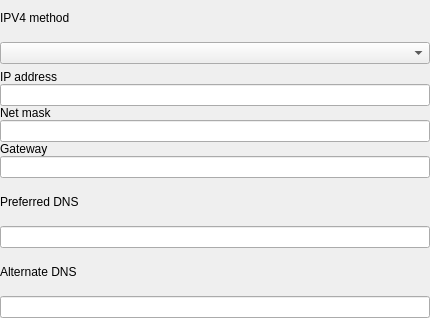
<?xml version="1.0" encoding="UTF-8"?>
<ui version="4.0">
 <class>Ipv4Widget</class>
 <widget class="QWidget" name="Ipv4Widget">
  <property name="geometry">
   <rect>
    <x>0</x>
    <y>0</y>
    <width>430</width>
    <height>318</height>
   </rect>
  </property>
  <property name="windowTitle">
   <string>Ipv4Widget</string>
  </property>
  <layout class="QVBoxLayout" name="verticalLayout_2">
   <property name="leftMargin">
    <number>0</number>
   </property>
   <property name="topMargin">
    <number>0</number>
   </property>
   <property name="rightMargin">
    <number>0</number>
   </property>
   <property name="bottomMargin">
    <number>0</number>
   </property>
   <item>
    <widget class="QLabel" name="label_18">
     <property name="text">
      <string>IPV4 method</string>
     </property>
    </widget>
   </item>
   <item>
    <widget class="QComboBox" name="ipv4Method"/>
   </item>
   <item>
    <widget class="QWidget" name="ipv4Manual" native="true">
     <layout class="QVBoxLayout" name="verticalLayout">
      <property name="spacing">
       <number>0</number>
      </property>
      <property name="leftMargin">
       <number>0</number>
      </property>
      <property name="topMargin">
       <number>0</number>
      </property>
      <property name="rightMargin">
       <number>0</number>
      </property>
      <property name="bottomMargin">
       <number>0</number>
      </property>
      <item>
       <widget class="QLabel" name="label">
        <property name="text">
         <string>IP address</string>
        </property>
       </widget>
      </item>
      <item>
       <widget class="QLineEdit" name="ipv4Address"/>
      </item>
      <item>
       <widget class="QLabel" name="label_2">
        <property name="text">
         <string>Net mask</string>
        </property>
       </widget>
      </item>
      <item>
       <widget class="QLineEdit" name="ipv4Netmask"/>
      </item>
      <item>
       <widget class="QLabel" name="label_3">
        <property name="text">
         <string>Gateway</string>
        </property>
       </widget>
      </item>
      <item>
       <widget class="QLineEdit" name="ipv4Gateway"/>
      </item>
     </layout>
    </widget>
   </item>
   <item>
    <widget class="QLabel" name="label_16">
     <property name="text">
      <string>Preferred DNS</string>
     </property>
    </widget>
   </item>
   <item>
    <widget class="QLineEdit" name="ipv4PreferredDNS"/>
   </item>
   <item>
    <widget class="QLabel" name="label_14">
     <property name="text">
      <string>Alternate DNS</string>
     </property>
    </widget>
   </item>
   <item>
    <widget class="QLineEdit" name="ipv4AlternateDNS"/>
   </item>
  </layout>
 </widget>
 <resources/>
 <connections/>
</ui>
